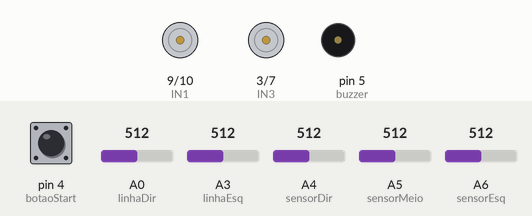
This sketch was run on a simulated Arduino Nano, built with avr-gcc and run on an emulated ATmega328P. Parts: motor-driver pin pairs drawn as motors (green arrow = first pin HIGH = forward, orange = second pin HIGH = backward, longer = more drive, scaled by the enable pin), buzzer (waves = sounding). Inputs (shaded band) come from the test bench; at power-on: pin 4 (botaoStart) HIGH, A0 (linhaDir) = 512, A3 (linhaEsq) = 512, A4 (sensorDir) = 512, A5 (sensorMeio) = 512, A6 (sensorEsq) = 512.

Above: at 1.2 s.
1.3 s: pin 4 (botaoStart) pulled LOW for 0.15 s
4.4 s: A0 (linhaDir) set to 317
At 6.45 s:
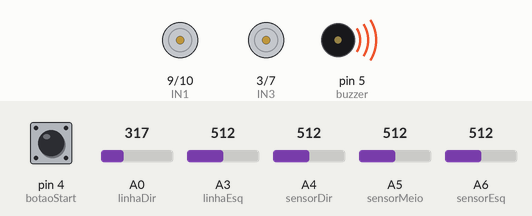
7.4 s: A0 (linhaDir) set to 288
10.4 s: A3 (linhaEsq) set to 314
13.4 s: A3 (linhaEsq) set to 287
16.4 s: A3 (linhaEsq) set to 306
Timing chart, 0 to 19.4 s (numbered marks = the images above; inputs shaded):
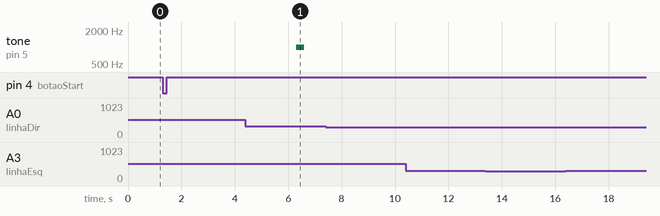

Measured:
- after the input at 1.3 s, every drawn part: stays the same

The sketch:

sumo_25.ino
```cpp
// DEFINIÇÃO -- SENSORES DE OBSTÁCULO
const int sensorDir  = A4;
const int sensorMeio = A5;
const int sensorEsq  = A6;

// DEFINIÇÃO -- SENSORES DE LINHA
const int linhaDir = A0;
const int linhaEsq = A3;

// DEFINIÇÃO -- LIMITES DE LINHA
int limiteLinha = 300;

// DEFINIÇÃO -- MOTORES
const int IN1 = 9;
const int IN2 = 10;
const int IN3 = 3;
const int IN4 = 7;
const int ENA = A2;
const int ENB = A1;

// DEFINIÇÃO -- LIMITES DE OBSTACULO
int limite = 300;

// DEFINIÇÃO -- BUZZER
const int botaoStart = 4;
const int buzzer = 5;
bool combateAtivo = false;


void setup() {
  Serial.begin(9600);

  pinMode(sensorDir, INPUT);
  pinMode(sensorMeio, INPUT);
  pinMode(sensorEsq, INPUT);

  pinMode(linhaDir, INPUT);
  pinMode(linhaEsq, INPUT);

  pinMode(IN1, OUTPUT);
  pinMode(IN2, OUTPUT);
  pinMode(IN3, OUTPUT);
  pinMode(IN4, OUTPUT);

  pinMode(ENA, OUTPUT);
  pinMode(ENB, OUTPUT);

  pinMode(botaoStart, INPUT_PULLUP);
  pinMode(buzzer, OUTPUT);

  parar();
}

void frente() {
  analogWrite(IN1, 255);
  analogWrite(IN2, 0);
  analogWrite(IN3, 255);
  analogWrite(IN4, 0);
}

void tras() {
  analogWrite(IN1, 0);
  analogWrite(IN2, 255);
  analogWrite(IN3, 0);
  analogWrite(IN4, 255);
}

void direita() {
  analogWrite(IN1, 255);
  analogWrite(IN2, 0);
  analogWrite(IN3, 0);
  analogWrite(IN4, 255);
}

void esquerda() {
  analogWrite(IN1, 0);
  analogWrite(IN2, 255);
  analogWrite(IN3, 255);
  analogWrite(IN4, 0);
}

void parar() {
  analogWrite(IN1, 0);
  analogWrite(IN2, 0);
  analogWrite(IN3, 0);
  analogWrite(IN4, 0);
}

void procurar() {
  direita();  // PODE AJUSTAR DEPOIS
}

void loop() {

  // ---- Sensores Sharp (obstáculo) ----
  int valorDir  = analogRead(sensorDir);
  int valorMeio = analogRead(sensorMeio);
  int valorEsq  = analogRead(sensorEsq);

  // ---- Sensores de Linha (QRE) ----
  int linhaD = analogRead(linhaDir);
  int linhaE = analogRead(linhaEsq);

  // --- Iniciar com botão ---
  if (!combateAtivo) {
    if (digitalRead(botaoStart) == LOW) {
        parar();
        delay(5000);
        tone(buzzer, 1000, 300);
        combateAtivo = true;
    }
    return;
  }

  // =====================================================
  //  PRIMEIRO: Proteção contra cair da arena
  // =====================================================
  if (linhaD < limiteLinha || linhaE < limiteLinha) {
    tras();
    delay(300);

    // se linha no lado direito → vire para a esquerda
    if (linhaD < limiteLinha) {
      esquerda();
      delay(250);
    }

    // se linha no lado esquerdo → vire para a direita
    if (linhaE < limiteLinha) {
      direita();
      delay(250);
    }

    return;
  }

  // =====================================================
  //  SEGUNDO: Lógica de ataque (sensores Sharp)
  // =====================================================

  // Inimigo no meio → ataque direto
  if (valorMeio < limite) {
    frente();
  }
  // Inimigo à direita
  else if (valorDir < limite) {
    direita();
  }
  // Inimigo à esquerda
  else if (valorEsq < limite) {
    esquerda();
  }
  // Nada detectado → girar procurando
  else {
    procurar();
  }
}
```
